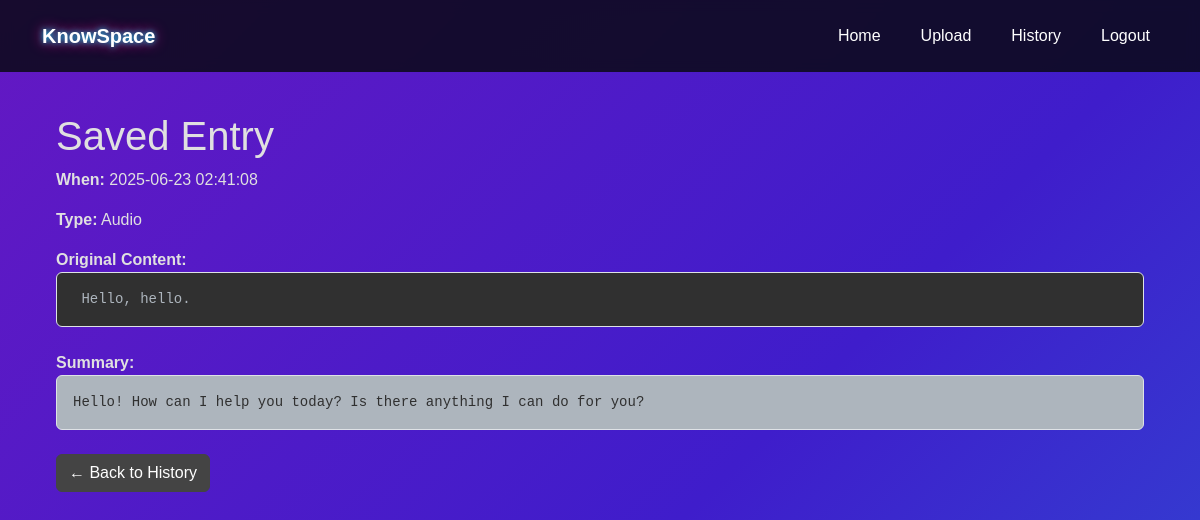
/history/6 (signed in), run on the app's committed database.
### app/database_utils.py (models this page shows)
class Entry(db.Model):
    __tablename__="entries"
    id=db.Column(db.Integer,primary_key=True)
    timestamp=db.Column(db.DateTime, default=datetime.now(timezone.utc), nullable=False)
    entry_type=db.Column(db.String(10),nullable=False)
    content=db.Column(db.Text, nullable=False)
    summary=db.Column(db.Text,nullable=False)
    user_id=db.Column(db.Integer, db.ForeignKey("user.id"),nullable=True)
    user=db.relationship("User",back_populates="entries")

### app/routes.py (the view)
@main.route("/history/<int:id>")
def view_entry(id):
    e = Entry.query.get_or_404(id)
    if e.user_id != current_user.id:
       abort(403)
    return render_template("entry.html", entry=e)

### app/user.py (called while the page is built)
@login_manager.user_loader
def load_user(user_id):
    return User.query.get(int(user_id))

### app/templates/entry.html
{% extends "base.html" %}
{% block body_class %}upload-page{% endblock %}
{% block content %}
<div class="container py-5">
  <h2>Saved Entry</h2>
  <div class="mb-3">
    <strong>When:</strong>
    {{ entry.timestamp.strftime("%Y-%m-%d %H:%M:%S") }}
  </div>
  <div class="mb-3">
    <strong>Type:</strong>
    {{ entry.entry_type|capitalize }}
  </div>
  <div class="mb-4">
    <strong>Original Content:</strong>
    <pre class="p-3 bg-dark text-light border rounded">{{ entry.content }}</pre>
  </div>
  <div class="mb-4">
    <strong>Summary:</strong>
    <pre class="p-3 bg-light text-dark border rounded">{{ entry.summary }}</pre>
  </div>
  <a href="{{ url_for('main.history') }}" class="btn btn-secondary">← Back to History</a>
</div>
{% endblock %}

### app/static/css/style.css (style rules this page uses)
body { padding-top: 4rem; }
body { background: linear-gradient(120deg, #1f1c2c, #928dab, #2c3e50); background-size: 600% 600%; animation: gradientShift 20s ease infinite; color: #f5f5f5; }
.upload-page { min-height: 100vh; background: linear-gradient(135deg,#6418c3 0%,#3f1dcb 30%,#09b2e5 100%); background-size: 200% 200%; animation: drift 20s ease-in-out infinite; }
.upload-page { position: relative; padding: 4rem 2rem; min-height: 100vh; color: #e0e0e0; min-height: 100vh; }
.upload-page::before { content: ""; position: absolute; inset: 0; background: linear-gradient(135deg,#6418c3 0%,#3f1dcb 30%,#09b2e5 100%); background-size: 200% 200%; animation: drift 20s ease-in-out infinite; z-index: -1; }
body, h1, h2, h3, .btn { font-family: 'Orbitron', sans-serif; }
.upload-page { background: transparent !important; }
::placeholder { color: rgba(255,255,255,0.6); opacity: 1; }
body { background: #0f1f29; color: #f5f5f5; }
html,body, .landing-page, .upload-page { overflow-x: hidden; overflow-y: auto; scrollbar-width: thin; scrollbar-color: #00e0ff rgba(255,255,255,0.08); }

### data on the page
Entry: timestamp "2025-06-23 02:41:08", entry_type "Audio", content "Hello, hello.", summary "Hello! How can I help you today? Is there anything I can do for you?"
